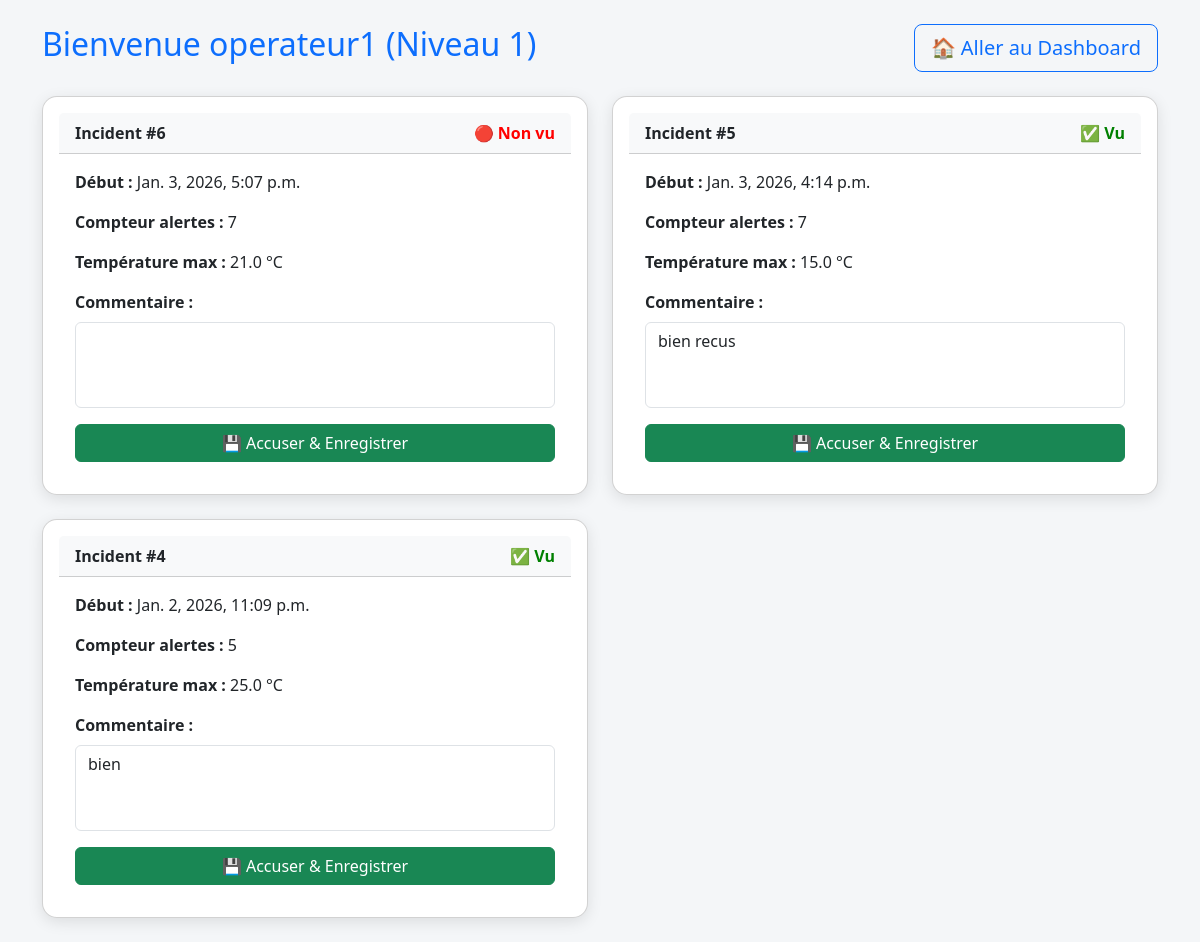
The page /profile/ (signed in) on the database as committed earlier.
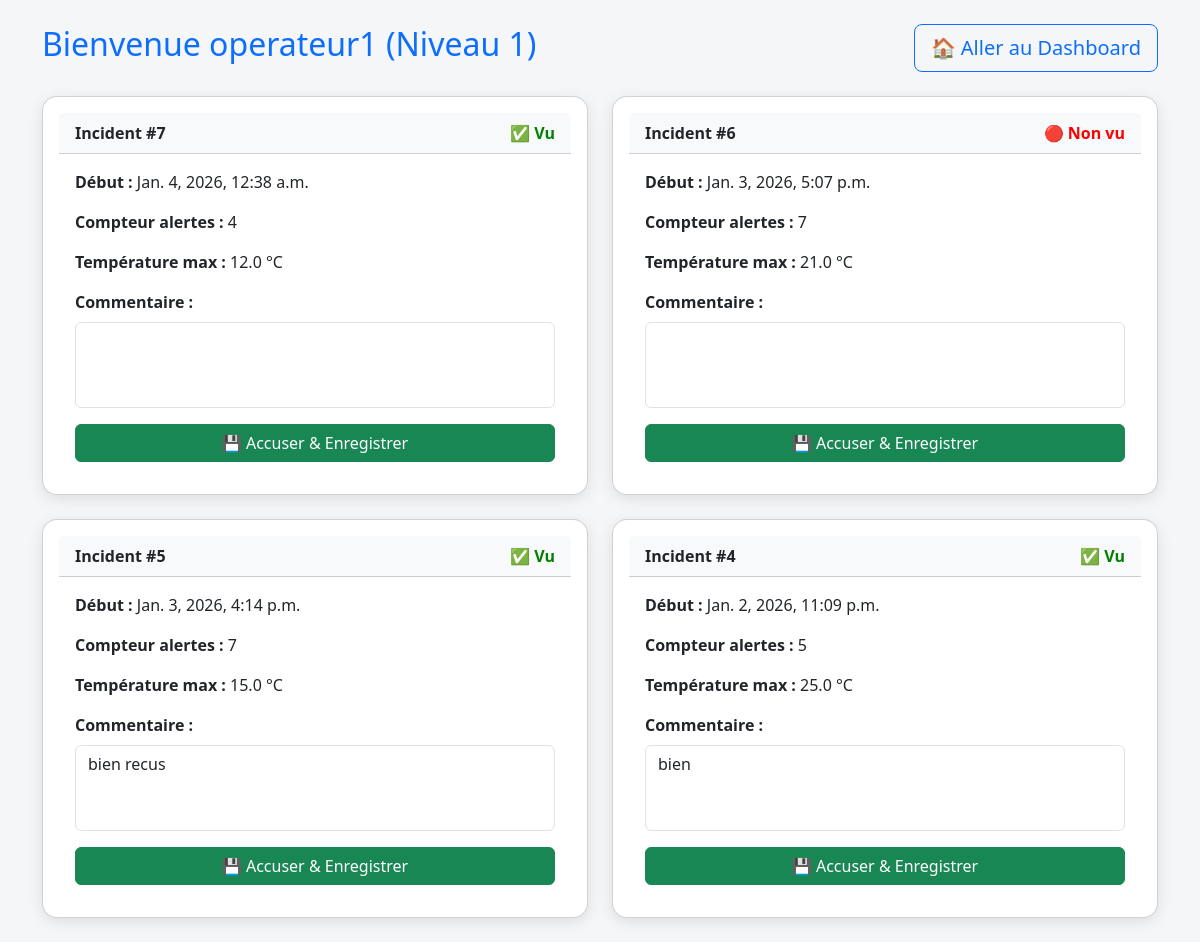
The same page on the database as committed later.
### myapp/models.py (models this page shows, shortened)
class Operateur(models.Model):
    user = models.OneToOneField(User, on_delete=models.CASCADE)
    niveau = models.IntegerField()  # 1, 2, 3

class AccuseReception(models.Model):
    incident = models.ForeignKey(Incident, on_delete=models.CASCADE)
    operateur = models.ForeignKey(Operateur, on_delete=models.CASCADE)
    vu = models.BooleanField(default=False)
    commentaire = models.TextField(blank=True)
    date = models.DateTimeField(auto_now_add=True)
    class Meta:
        unique_together = ("incident", "operateur")

class Incident(models.Model):
    date_debut = models.DateTimeField(default=timezone.now)
    date_fin = models.DateTimeField(null=True, blank=True)
    compteur_alerte = models.IntegerField(default=0)
    temperature_max = models.FloatField(default=0)
    resolu = models.BooleanField(default=False)

### myapp/views.py (the view, shortened to what this page needs)
# urls.py: path("profile/", views.profile, name="profile"),
@login_required
def profile(request):
    try:
        operateur = Operateur.objects.get(user=request.user)
    except Operateur.DoesNotExist:
        return redirect("dashboard")
    incidents_actifs = Incident.objects.filter(resolu=False).order_by("-date_debut")
    for incident in incidents_actifs:
        AccuseReception.objects.get_or_create(incident=incident, operateur=operateur)
    accuses = AccuseReception.objects.filter(operateur=operateur).select_related("incident").order_by("-date")
    return render(request, "profile.html", {
        "operateur": operateur,
        "accuses": accuses
    })

### myapp/templates/profile.html (shortened to what this page needs)
<!DOCTYPE html>
<html lang="fr">
<head>
    <link href="https://cdn.jsdelivr.net/npm/bootstrap@5.3.3/dist/css/bootstrap.min.css" rel="stylesheet">
</head>
<body class="container py-4">
    <div class="d-flex justify-content-between align-items-center mb-4">
        <h2 class="text-primary">Bienvenue {{ operateur.user.username }} (Niveau {{ operateur.niveau }})</h2>
        <a href="{% url 'dashboard' %}" class="btn btn-outline-primary btn-lg">
            🏠 Aller au Dashboard
        </a>
    </div>
    {% if accuses %}
        <div class="row g-4">
            {% for accuse in accuses %}
                <div class="col-md-6">
                    <div class="card card-incident p-3">
                        <div class="card-header d-flex justify-content-between align-items-center bg-light">
                            <strong>Incident #{{ accuse.incident.id }}</strong>
                            <span class="btn-status {% if accuse.vu %}vu{% else %}non-vu{% endif %}">
                                {% if accuse.vu %}✅ Vu{% else %}🔴 Non vu{% endif %}
                            </span>
                        </div>
                        <div class="card-body">
                            <p><strong>Début :</strong> {{ accuse.incident.date_debut }}</p>
                            <p><strong>Compteur alertes :</strong> {{ accuse.incident.compteur_alerte }}</p>
                            <p><strong>Température max :</strong> {{ accuse.incident.temperature_max }} °C</p>
                            <form method="post">
                                <div class="mb-3">
                                    <label class="form-label"><strong>Commentaire :</strong></label>
                                    <textarea name="commentaire" class="form-control" rows="3">{{ accuse.commentaire }}</textarea>
                                </div>
                                <button type="submit" class="btn btn-success w-100">
                                    💾 Accuser & Enregistrer
                                </button>
                            </form>
                        </div>
                    </div>
                </div>
            {% endfor %}
        </div>
    {% else %}
        <div class="alert alert-info text-center">
            📭 Aucune alerte pour le moment.
        </div>
    {% endif %}
</body>
</html>

### myapp/templates/profile.html (style rules this page uses)
body { background: #f4f6f8; }
.card-incident { border-radius: 15px; box-shadow: 0 4px 15px rgba(0,0,0,0.1); }
.btn-status { cursor: default; }
.vu { color: green; font-weight: bold; }
.non-vu { color: red; font-weight: bold; }
textarea { resize: none; }

Rows that differ between the two databases and show on the page:
added AccuseReception: incident.id "7", vu "✅ Vu", incident.date_debut "Jan. 4, 2026, 12:38 a.m.", incident.compteur_alerte "4", incident.temperature_max "12.0"
